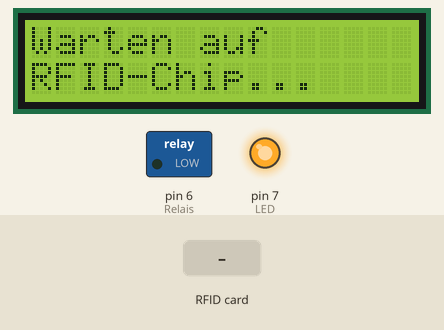
Recording of a sketch running on a simulated Arduino Uno, built with avr-gcc and run on an emulated ATmega328P. On the bench: 16×2 character LCD, switched loads named in the sketch (green lamp = pin HIGH), output pins drawn as LEDs (lit = HIGH). The inputs (shaded band) are chosen by the test bench. The local clock reads 2024-03-15 10:24:30 at power-on unless the sketch sets it; pins used as bus, display or sensor lines are not drawn.

Above: at 1.3 s.
1.4 s: RFID card 5E 7A 19 C4 held to the reader
At 1.9 s:
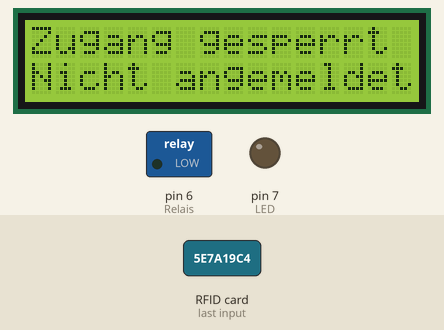
At 3.2 s:
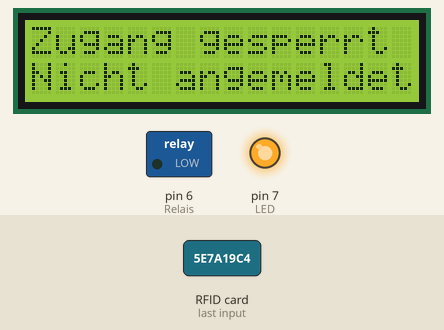
Timing chart, 0 to 4.7 s (numbered marks = the images above; inputs shaded):
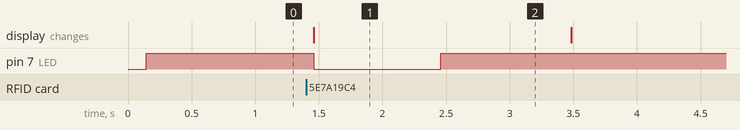

The sketch:

embdSysProject.ino
```cpp
// The main Project file for the embedded systems project.
// Calls functions from other files in the same folder.
// The compiler combines theses, as if they where on file.

//RTC
#include <ThreeWire.h>
#include <RtcDS1302.h>
//RFID
#include <SPI.h>
#include <MFRC522.h>
//Display
#include <Wire.h>
#include <LiquidCrystal_I2C.h>

enum DisplayType {
  PERM,
  TEMP
};

// Templates
String idleTemplate[2] = { "Warten auf", "RFID-Chip..." };
String registerModeTemplate[2] = { "Registriermodus", "RFID-Ger\xE1t +/-" };
String accessTemplate[2] = { "Zugang gew\xE1hrt", "-TIME-" };
String blockTemplate[2] = { "Zugang gesperrt", "-REASON-" };
String notRegisteredString = "Nicht angemeldet";
String isWeekendString = "Es ist Sa/So";
String addPrefixString = "+ ";
String remPrefixString = "- ";

void setup() {
  pinMode(6, OUTPUT); // Relais
  pinMode(7, OUTPUT); // LED
  rfidSetup();
  rtcSetup();
  displaySetup();
  changeDisplayValue(PERM, idleTemplate);
}

void loop() {
  rfidLoop();
  displayLoop();
}
```

display.ino
```cpp
LiquidCrystal_I2C lcd(0x27, 16, 2);  // Set display type: 16 characters on 2 rows and address 0x27

String* lastState;

bool cooldownFinished = false;

void changeDisplayValue(DisplayType type, String value[2]) {
  lcd.clear();
  lcd.setCursor(0, 0);
  lcd.print(value[0]);
  lcd.setCursor(0, 1);
  lcd.print(value[1]);

  if (type == PERM) {
    lastState = value;
  }else{
    // Start the reset time, on which the value gets reset to "lastState"
    startTimer(2);
  }
}

void displaySetup() {
  // Initialize Screen
  lcd.init();
  // Enable background lighting
  lcd.backlight();
}

void displayLoop() {
  // Variable set by Interrupt
  if (!cooldownFinished) {
    return;
  }
  changeDisplayValue(PERM, lastState);
  cooldownFinished = false;
}
```

rfid.ino
```cpp
#define SS_PIN 10  // SDA to Pin 10
#define RST_PIN 9  // RST to Pin 9

#define MASTER_ID 457290

// create rfid receiver
MFRC522 mfrc522(SS_PIN, RST_PIN);

// States
bool registerMode = false;
long registeredIds[20];
size_t registeredIdCount = 0;

bool valueInArray(long val, long *arr, size_t n) {
  for (size_t i = 0; i < n; i++) {
    if (arr[i] == val)
      return true;
  }
  return false;
}

void removeValue(long val, long *arr, size_t n) {
  for (size_t i = 0; i < n; i++) {
    if (arr[i] == val) {
      for (size_t j = i; j < n - 1; j++) {
        arr[j] = arr[j + 1];
      }
      n--;
      i--;
    }
  }
}

void rfidSetup() {
  // Initialize spi and rfid-receiver
  SPI.begin();
  mfrc522.PCD_Init();
}

void rfidLoop() {
  // Disable Relais (Default)
  digitalWrite(6, LOW);
  // Enable LED (Default)
  digitalWrite(7, HIGH);

  // Skip execution if no card or no rfid-sender is present
  if (!mfrc522.PICC_IsNewCardPresent() || !mfrc522.PICC_ReadCardSerial()) {
    return;
  }

  // Read card id
  long code = 0;
  for (byte i = 0; i < mfrc522.uid.size; i++) {
    code = ((code + mfrc522.uid.uidByte[i]) * 10);
  }

  // Check for a valid id
  if (!registerMode && valueInArray(code, registeredIds, registeredIdCount)) {
    // Id is registered
    if (isWeekend()) {
      // Block on weekend -> Do nothing, just change display
      blockTemplate[1] = isWeekendString;
      changeDisplayValue(TEMP, blockTemplate);
    } else {
      // Enable Relais, change display
      accessTemplate[1] = currentDateTimeToString();
      changeDisplayValue(TEMP, accessTemplate);
      digitalWrite(6, HIGH);
    }
  } else if (code != MASTER_ID && !registerMode) {
    // Id not registered -> Do nothing, just change display
    blockTemplate[1] = notRegisteredString;
    changeDisplayValue(TEMP, blockTemplate);
  }

  // Register mode
  if (registerMode && code != MASTER_ID) {
    if (valueInArray(code, registeredIds, registeredIdCount)) {
      // Registered Card -> Remove
      removeValue(code, registeredIds, registeredIdCount);
      registeredIdCount--;
      // Print the removed id
      String deletedIdString[2] = { registerModeTemplate[0], remPrefixString + String(code) };
      changeDisplayValue(TEMP, deletedIdString);
    } else {
      // New Card -> Add
      registeredIds[registeredIdCount] = code;
      registeredIdCount++;
      // Print the new registered id
      String registeredIdString[2] = { registerModeTemplate[0], addPrefixString + String(code) };
      changeDisplayValue(TEMP, registeredIdString);
    }
  }

  // Toggle register mode
  if (code == MASTER_ID) {
    if (!registerMode) {
      registerMode = true;
      changeDisplayValue(PERM, registerModeTemplate);
    } else {
      registerMode = false;
      changeDisplayValue(PERM, idleTemplate);
    }
  }

  // Disable LED and set delay
  digitalWrite(7, LOW);
  delay(1000);
}
```

rtc.ino
```cpp
ThreeWire myWire(4, 5, 2);  // DAT, CLK, RST
RtcDS1302<ThreeWire> Rtc(myWire);

#define countof(a) (sizeof(a) / sizeof(a[0]))

String dateTimeToString(const RtcDateTime& dt) {
  char datestring[17];

  snprintf_P(datestring,
             countof(datestring),
             PSTR("%02u.%02u.%04u %02u:%02u"),
             dt.Day(),
             dt.Month(),
             dt.Year(),
             dt.Hour(),
             dt.Minute());

  return String(datestring);
}

String currentDateTimeToString() {
  RtcDateTime now = Rtc.GetDateTime();

  if (!now.IsValid()) {
    // Something went wrong
    return "No Time";
  }
  return dateTimeToString(now);
}

bool isWeekend() {
  RtcDateTime now = Rtc.GetDateTime();

  //sunday->0 | Monday->1 | Tuesday->2 ...
  if(now.DayOfWeek() == 0 || now.DayOfWeek() == 6){
    return true;
  }else{
    return false;
  }
}

void rtcSetup() {
  Rtc.Begin();

  RtcDateTime compiled = RtcDateTime(__DATE__, __TIME__);

  if (!Rtc.IsDateTimeValid()) {
    // Something went wrong
    Rtc.SetDateTime(compiled);
  }
  if (Rtc.GetIsWriteProtected()) {
    Rtc.SetIsWriteProtected(false);
  }
  if (!Rtc.GetIsRunning()) {
    Rtc.SetIsRunning(true);
  }

  RtcDateTime now = Rtc.GetDateTime();
  if (now < compiled) {
    // Rtc is somehow older than the compile time -> Set the Rtc to the compile time
    Rtc.SetDateTime(compiled);
  }
}
```

timer.ino
```cpp
// The Hardware part for the project
// Starts the timer register
// Use like this:
/*
startTimer(3); // -> time in whole seconds (int)
*/

void startTimer(unsigned int seconds) {
  if (seconds > 4 || seconds < 1) return;

  // Stop all interupts
  cli();

  // Initializer counter value to 0;
  TCNT1 = 0;
  // Clean all lingering interrupt flags, which could potentially lead to an interrupt during the first configuration
  TIFR1 |= (1 << OCF1A);
  // Reset the timer configuration registers
  TCCR1A = 0;
  TCCR1B = 0;
  // Set to CTC (Clear Timer on Compare Match) mode
  TCCR1B |= (1 << WGM12);
  // Set CS11 bit for prescaler 1024, so it counts slower
  TCCR1B |= (1 << CS12) | (1 << CS10);
  // Set timer count for [seconds]-second increments
  OCR1A = 16000000 / (1024 * (1.0 / seconds)) - 1;
  // Enabler timer compare interrupt
  TIMSK1 |= (1 << OCIE1A);

  // Allow interrupts
  sei();
}

void stopTimer() {
  // Stop all interrupts
  cli();

  // Clear the Prescaler bits
  TCCR1B = 0;

  // Allow interrupts
  sei();
}

// Catch interrupt
ISR(TIMER1_COMPA_vect) {
  // Notify the display, that the timer has finished
  cooldownFinished = true;

  // Stop the timer again (one shot). If not, it starts again
  stopTimer();
}
```

Measured:
- after the input at 1.4 s, pin 7 (LED): HIGH → LOW after 0.06 s, → HIGH 1.0 s later; the display: changes after 0.06 s (image 1)
- what the display in image 1 shows lasts 2.0 s, from 1.5 s to 3.5 s
